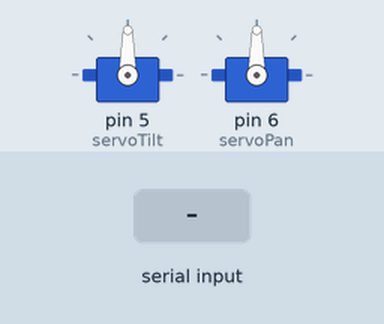
Recording of a sketch running on a simulated Arduino Uno, built with avr-gcc and run on an emulated ATmega328P. Parts: 2 × servo. The test bench sets the inputs (shaded band).

Above: at 1.2 s.
1.3 s: "X" received over Serial
Timing chart, 0 to 4.3 s (numbered marks = the images above; inputs shaded):
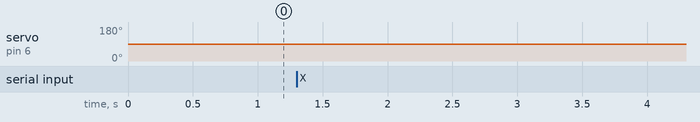

Measured:
- after the input at 1.3 s, servo on pin 6 (servoPan): 90° → 88° after 1.0 s

The sketch:

Arduino_Servo.ino
```cpp
#include <Servo.h>
Servo servoTilt;  // Xoay dọc
Servo servoPan;   // Xoay ngang
int currentPosX = 90;
int targetPosX;
int currentPosY = 90;
int targetPosY;
int x;
int y;
int prevX;
int prevY;
void setup() {
  Serial.begin(9600);
  servoTilt.attach(5);  // Dọc gắn vào 5
  servoPan.attach(6);   // Ngang gắn vào 6
  servoTilt.write(90);
  servoPan.write(90);
}
void Pos() {
  if (prevX != x || prevY != y) {
    int servoX = map(x, -1, 1, 0, 180);
    int servoY = map(y, -1, 1, 180, 0);
    targetPosX = servoX;
    targetPosY = servoY;
  }

  if (currentPosX != targetPosX) {
    if (currentPosY != targetPosY) {
      if (currentPosX < targetPosX) {
        currentPosX++;  // Tăng góc quay lên
        if (currentPosY < targetPosY) {
          currentPosY++;  // Giảm góc quay xuống
        }
      }
      if (currentPosX < targetPosX) {
        currentPosX++;  // Tăng góc quay lên
        if (currentPosY > targetPosY) {
          currentPosY--;  // Giảm góc quay xuống
        }
      }
      if (currentPosX > targetPosX) {
        currentPosX--;  // Tăng góc quay lên
        if (currentPosY < targetPosY) {
          currentPosY++;  // Giảm góc quay xuống
        }
      }
      if (currentPosX > targetPosX) {
        currentPosX--;
        if (currentPosY > currentPosY) {
          currentPosY--;
        }
      }
    }
  }
  servoPan.write(currentPosX);   // Đặt góc quay cho servoPan
  servoTilt.write(currentPosY);  // Đặt góc quay cho servoTilt
}

void loop() {
  if (Serial.available() > 0) {
    if (Serial.read() == 'X')  // Nhận ký tự X
    {
      x = Serial.parseInt();
      Pos();
      if (Serial.read() == 'Y')  // Nhận ký tự Y
      {
        y = Serial.parseInt();
        Pos();
      }
    }
    while (Serial.available() > 0) {
      Serial.read();
    }
  }
}
```
